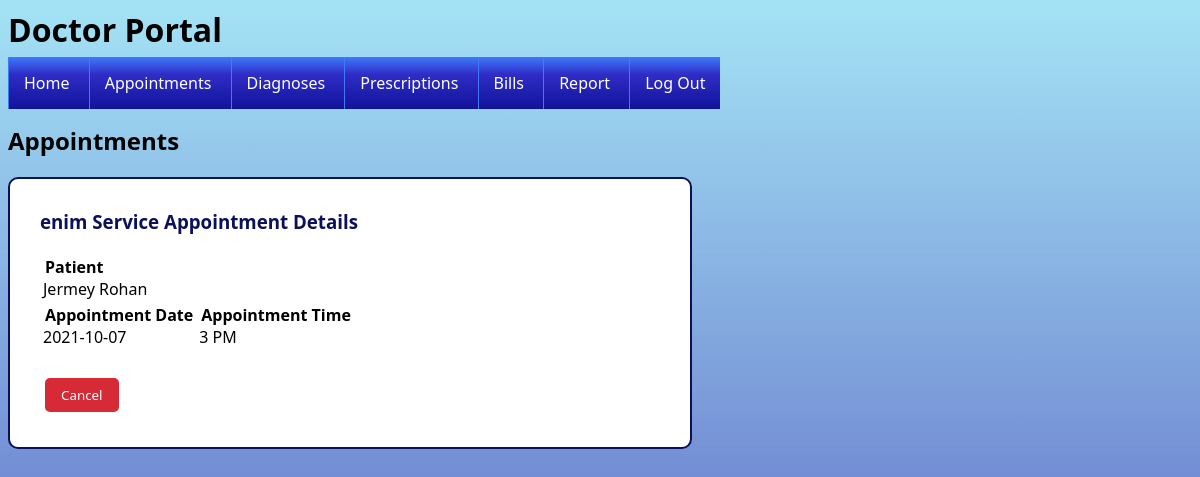
Page /doctor-appointments.php (signed in) on the committed database.
### tables this page shows
CREATE TABLE ServiceAppointments (
	ServiceAppointmentID INT(10) NOT NULL AUTO_INCREMENT,
	PatientID INT(10) NOT NULL,
	ServiceID INT(10) NOT NULL,
	DoctorID INT(10) NOT NULL,
	AppointmentDate DATE NOT NULL,
	AppointmentTime INT NOT NULL,
	PRIMARY KEY (ServiceAppointmentID),
	FOREIGN KEY (PatientID) REFERENCES Patients(PatientID),
	FOREIGN KEY (ServiceID) REFERENCES Services(ServiceID),
	FOREIGN KEY (DoctorID) REFERENCES Doctors(DoctorID),
	CHECK (AppointmentTime >= 8 AND AppointmentTime <= 16)
)
COLLATE='utf8_general_ci';

CREATE TABLE Services (
	ServiceID INT(10) NOT NULL AUTO_INCREMENT,
	Name TEXT NOT NULL,
	Cost INT NOT NULL,
	PRIMARY KEY (ServiceID),
	UNIQUE (Name),
	CHECK (Cost >= 2000 AND Cost <= 10000)
)
COLLATE='utf8_general_ci';

CREATE TABLE Patients (
	PatientID INT(10) NOT NULL AUTO_INCREMENT,
	FirstName TEXT NOT NULL,
	LastName TEXT NOT NULL,
	SocialSecurityNumber CHAR(11) NOT NULL,
	DateOfBirth DATE NOT NULL,
	EmailAddress TEXT NOT NULL,
	PhoneNumber CHAR(12) NOT NULL,
	AddressID INT(10) NOT NULL,
	PharmacyID INT(10) NOT NULL,
	DoctorID INT(10) NOT NULL,
	LabID INT(10) NOT NULL,
	Password VARCHAR(20) NOT NULL,
	PRIMARY KEY (PatientID),
	FOREIGN KEY (AddressID) REFERENCES Addresses(AddressID),
	FOREIGN KEY (PharmacyID) REFERENCES Pharmacies(PharmacyID),
	FOREIGN KEY (DoctorID) REFERENCES Doctors(DoctorID),
	FOREIGN KEY (LabID) REFERENCES Labs(LabID),
	UNIQUE (SocialSecurityNumber),
	UNIQUE (EmailAddress),
	UNIQUE (PhoneNumber),
	CHECK (SocialSecurityNumber REGEXP '[0-9]{3}-[0-9]{2}-[0-9]{4}'),
	CHECK (DateOfBirth REGEXP '[0-9]{4}-[0-9]{2}-[0-9]{2}'),
	CHECK (EmailAddress REGEXP '[A-Za-z0-9.]*@[A-Za-z0-9.]*\.[A-Za-z0-9]*'),
	CHECK (PhoneNumber REGEXP '[0-9]{3}-[0-9]{3}-[0-9]{4}')
)
COLLATE='utf8_general_ci';

### doctor-appointments.php (the view, shortened to what this page needs)
<?php
include 'includes/dbconn.php';
$conn = new mysqli($servername, $username, "", "db1", $sqlport, $socket);
$doctorID = $_SESSION['DOCTOR_ID'];
?>
<html>
	<head>
		<link href = 'style.css' rel = 'stylesheet'>
	</head>
	<body>
		<?php
		require "doctor-header.php";
		echo "<h2>Appointments</h2>";
		$query = mysqli_query($conn, "SELECT * FROM ServiceAppointments WHERE DoctorID = '$doctorID' AND AppointmentDate >= CURDATE() ORDER BY AppointmentDate, AppointmentTime");
		$result = mysqli_fetch_assoc($query);
		if(!$result)
		{
			echo	"<div class = \"infoBox doctor\">
						<span>You don't have any appointments.</span>
					</div>";
		}
		else
		{
			while($result)
			{
				$patient = mysqli_fetch_assoc(mysqli_query($conn, "SELECT * FROM Patients WHERE PatientID = '" . $result['PatientID'] . "'"));
				$service = mysqli_fetch_assoc(mysqli_query($conn, "SELECT * FROM Services WHERE ServiceID = '" . $result['ServiceID'] . "'"));
				if($result['AppointmentTime'] > 12)
				{
					$temp = $result['AppointmentTime'] - 12;
				}
				else
				{
					$temp = $result['AppointmentTime'];
				}
				if($result['AppointmentTime'] > 11 && $result['AppointmentTime'] < 24)
				{
					$midday = "PM";
				}
				else
				{
					$midday = "AM";
				}
				echo	"<form name = cancelServiceAppointmentsForm class = doctor action = doctor-appointments.php method = post>
							<section class = formHeader>
								<h3>" . $service['Name'] . " Appointment Details</h3>
							</section>
							<table class = infoFields>
								<tr>
									<td>
										<legend>Patient</legend>
										<span>" . $patient['FirstName'] . " " . $patient['LastName'] . "</span>
									</td>
								</tr>
								<tr>
									<td>
										<legend>Appointment Date</legend>
										<span>" . $result['AppointmentDate'] . "</span>
									</td>
									<td>
										<legend>Appointment Time</legend>
										<span>$temp $midday</span>
									</td>
								</tr>
							</table>
							</br>
							<section class = formButtons>
								<input name = " . $result['ServiceAppointmentID'] . " class = \"button red\" type = submit value = Cancel />
							</section>
						</form>";
				$result = mysqli_fetch_assoc($query);
			}
		}
		?>
	</body>
</html>

### style.css (style rules this page uses)
body { font-family: "Segoe UI"; background: rgb(82, 84, 190); background: linear-gradient( 0deg, rgba(82, 84, 190, 1) 0%, rgba(164, 227, 245, 1) 100% ); }
h3 { margin-top: 0px; color: #0c1059; }
legend { font-weight: bold; }
form { background-color: white; border: 2px solid #0c1059; border-radius: 10px; padding: 30px; margin-bottom: 15px; }
.doctor { width: 620px; }
.button { font-family: "Segoe UI"; padding: 8px 16px; border: none; color: white; overflow: hidden; cursor: pointer; margin: 5px; border-radius: 5px; }
.red { background-color: #d62a36; }

### rows in the picture
serviceappointments: ServiceID.Name "enim Service", PatientID.FirstName "Jermey", PatientID.LastName "Rohan", AppointmentDate "2021-10-07", AppointmentTime "3", AppointmentTime "PM"
